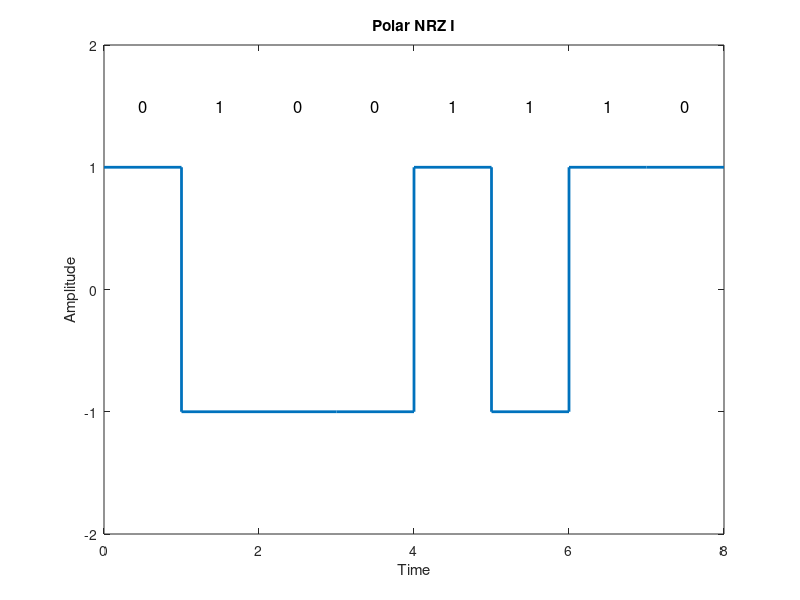

Write the MATLAB code that produced this figure.
m = [0 1 0 0 1 1 1 0];
n = length(m);
x = [];
y = [];
a = 1;

for i = 1:n
    x = [x i-1 i];
    if (m(i) == 1)
        y = [y -a -a];
    else
        y = [y a a];
    end
    a = y(length(y));  % Update the current level
end

plot(x, y, 'LineWidth', 2), axis([0, n, -2, 2]);
title('Polar NRZ I');
xlabel('Time');
ylabel('Amplitude');

% Adding the bitstream text on the plot
for i = 1:n
    text(i-0.5, 1.5, num2str(m(i)), 'FontSize', 12, 'HorizontalAlignment', 'center');
end
